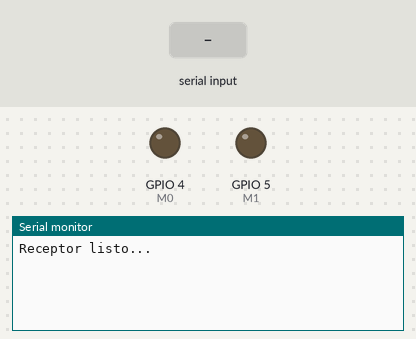
A sketch run on a simulated ESP32. Parts: output pins drawn as LEDs (lit = HIGH), the last lines printed to the serial monitor. The inputs (shaded band) are chosen by the test bench.

Above: at 1.3 s.
1.4 s: "90,45\n" received over the second serial link
At 2.6 s:
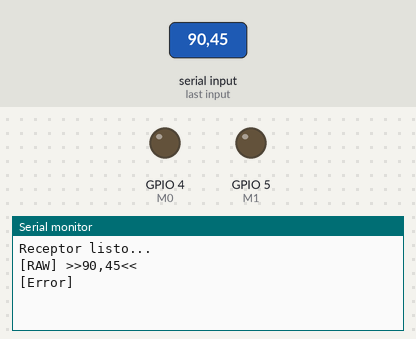
2.9 s: "5\n" received over the second serial link
At 3.7 s:
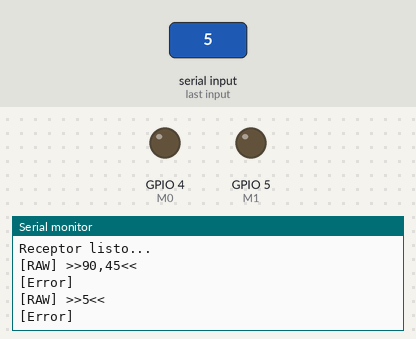

The sketch:

receiver.ino
```cpp
#include <HardwareSerial.h>

HardwareSerial LoRaSerial(2);

#define M0 4
#define M1 5

String buffer = "";

float P0 = 1013.25;

bool altInicialTomado = false;
float altInicial = 0.0;

float altFinal;

void setup() {
  Serial.begin(115200);
  LoRaSerial.begin(9600, SERIAL_8N1, 16, 17); // Rx, TX

  pinMode(M0, OUTPUT);
  pinMode(M1, OUTPUT);

  digitalWrite(M0, LOW);
  digitalWrite(M1, LOW);
  delay(100);

  Serial.println("Receptor listo...");
}

void loop() {
  while (LoRaSerial.available()) {
    char c = LoRaSerial.read();
    if (c == '\n') {
      Serial.print("[RAW] >>");
      Serial.print(buffer);
      Serial.println("<<");
      procesarDatos(buffer);
      buffer = "";
    } else {
      buffer += c;
    }
  }
}

void procesarDatos(String data) {
  float tempInt, humInt, presInt;
  float ax, ay, az;
  float gx, gy, gz;
  float mpuTemp;

  int parsed = sscanf(data.c_str(), "%f,%f,%f,%f,%f,%f,%f,%f,%f",
                    &tempInt, &humInt, &presInt,
                    &ax, &ay, &az,
                    &gx, &gy, &gz);

  float alt = 44330 * (1 - pow(presInt / P0, 0.1903));


  if (parsed != 9) {
    Serial.println("[Error]");
    return;
  }

  // Altitud absoluta con fórmula barométrica estándar
  float P0 = 1013.25;
  float altAbs = 44330.0 * (1.0 - pow(presInt / P0, 0.1903));

  // Tomar referencia en el primer paquete válido
  if (!altInicialTomado) {
    altInicial = altAbs;
    altInicialTomado = true;
  }

  // Altitud relativa al punto de lanzamiento
  float altFinal = altAbs - altInicial;

  String finalData = String(tempInt, 2) + "," +
                String(humInt,  2) + "," +
                String(presInt,  2) + "," +
                String(altFinal,  2) + "," +
                String(ax, 3)      + "," +
                String(ay, 3)      + "," +
                String(az, 3)      + "," +
                String(gx, 3)      + "," +
                String(gy, 3)      + "," +
                String(gz, 3);

  Serial.println(finalData);
}
```

Measured:
- after the input at 1.4 s, the serial monitor: prints a new line at once (image 1)
- after the input at 2.9 s, the serial monitor: prints a new line at once (image 2)
